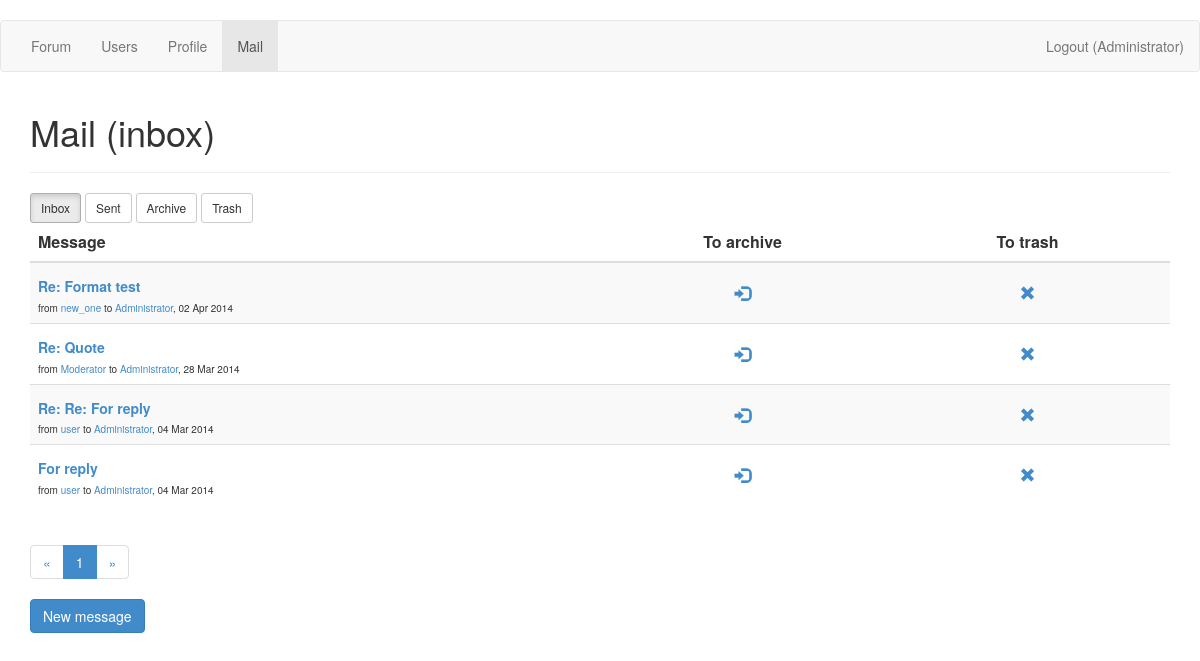
The app's page /mailbox (signed in) with its own data.
### app/models.py (models this page shows, shortened)
class User(db.Model):
    __tablename__ = 'User'
    id = db.Column(db.Integer, primary_key=True)
    login = db.Column(db.Text, unique=True, nullable=False)
    password = db.Column(db.Text, nullable=False)
    role = db.Column(db.Integer, default=2, nullable=False)
    email = db.Column(db.Text, nullable=False)
    city = db.Column(db.Text, default='unknown')
    country = db.Column(db.Text, default='unknown')
    db_avatar = db.Column(db.Boolean, default=False)
    topic_count = db.Column(db.Integer, default=0)
    message_count = db.Column(db.Integer, default=0)
    reg_date = db.Column(db.DateTime, default=datetime.utcnow, nullable=False)
    last_seen = db.Column(db.DateTime, default=datetime.utcnow, onupdate=datetime.utcnow, nullable=False)
    def is_authenticated(self):
        return(True)

class Mailbox(db.Model):
    __tablename__ = 'Mailbox'
    id = db.Column(db.Integer, primary_key=True)
    owner_id = db.Column(db.Integer, db.ForeignKey('User.id'))
    owner = db.relationship('User',
        foreign_keys=[owner_id],
        backref=db.backref('mail_all', lazy='dynamic'))
    directory = db.Column(db.Integer, nullable=False)
    sender_id = db.Column(db.Integer, db.ForeignKey('User.id'))
    sender = db.relationship('User',
        foreign_keys=[sender_id],
        backref=db.backref('mail_sent', lazy='dynamic'))
    recipient_id = db.Column(db.Integer, db.ForeignKey('User.id'))
    recipient = db.relationship('User',
        foreign_keys=[recipient_id],
        backref=db.backref('mail_recieved', lazy='dynamic'))
    subject = db.Column(db.Text)
    text = db.Column(db.Text, nullable=False)
    date = db.Column(db.DateTime, default=datetime.utcnow, nullable=False)
    read = db.Column(db.Boolean, default=False)

### app/views.py (the view)
@app.route('/mailbox')
@login_required
def mailbox(page=1, box='inbox'):
    if request.args.get('box'):
        if request.args.get('box') in ['inbox', 'sent', 'archive', 'trash']:
            box = request.args.get('box')
        else:
            abort(404)
    if request.args.get('page'):
        page = int(request.args.get('page'))
    if box == 'inbox':
        messages = current_user.mail_all.filter(Mailbox.directory=='0').\
            order_by(Mailbox.date.desc()).all()
    elif box == 'sent':
        messages = current_user.mail_all.filter(Mailbox.directory=='1').\
            order_by(Mailbox.date.desc()).all()
    elif box == 'archive':
        messages = current_user.mail_all.filter(Mailbox.directory=='2').\
            order_by(Mailbox.date.desc()).all()
    elif box == 'trash':
        messages = current_user.mail_all.filter(Mailbox.directory=='3').\
            order_by(Mailbox.date.desc()).all()
    pagination = Pagination(page, MAIL_PER_PAGE, len(messages))
    return(render_template('mailbox.html',
        user=current_user,
        box=box,
        messages=messages,
        pagination=pagination))

### app/views.py (called while the page is built)
@lm.user_loader
def load_user(id):
    return(User.query.get(int(id)))

    @property
    def pages(self):
        return(int(ceil(float(self.total_count)/self.per_page)))

    @property
    def pages_list(self):
        if self.pages < 4:
            res = range(1, self.pages+1)
        elif self.page < 3 and self.page+2 < self.pages:
            res = range(1, self.page+3)
        elif self.page < 3 and self.page+2 >= self.pages:
            res = range(1, self.pages+1)
        elif self.page > self.pages-3:
            res = range(self.page-2, self.pages+1)
        else:
            res = range(self.page-2, self.page+3)
        return(res)

    @property
    def first(self):
        if self.page == 1:
            return(0)
        else:
            return((self.page-1)*self.per_page)

    @property
    def last(self):
        if self.page == self.pages:
            return(None)
        else:
            return(self.page*self.per_page)

### app/templates/mailbox.html (shortened to what this page needs)
﻿{% extends "base.html" %}
{% block content %}
<h1>Mail ({{box}}) </h1>
<hr>
<div class="row">
    <div class="col-md-12">
        <a class="btn btn-sm btn-default{% if box == 'inbox' %} active{% endif %}" href="{{url_for('mailbox', box='inbox')}}">Inbox</a>
        <a class="btn btn-sm btn-default{% if box == 'sent' %} active{% endif %}" href="{{url_for('mailbox', box='sent')}}">Sent</a>
        <a class="btn btn-sm btn-default{% if box == 'archive' %} active{% endif %}" href="{{url_for('mailbox', box='archive')}}">Archive</a>
        <a class="btn btn-sm btn-default{% if box == 'trash' %} active{% endif %}" href="{{url_for('mailbox', box='trash')}}">Trash</a>
    </div>
</div>
<table class="table table-striped">
    <thead>
        <tr>
            <th class="col-md-6">Message</th>
            <th class="col-md-3 text-center">{% if box in ['archive', 'trash'] %}Restore{% else %}To archive{% endif %}</th>
            <th class="col-md-3 text-center">{% if box == 'trash' %}Delete{% else %}To trash{% endif %}</th>
        </tr>
    </thead>
    <tbody>
        {% for message in messages[pagination.first:pagination.last] %}
        <tr>
            <td>
                <h5><a href="{{url_for('mail_read', message_id=message.id)}}">{% if not message.read %}<i class="glyphicon glyphicon-envelope"></i> {% endif %}{{message.subject}}</a></h5>
                <div class="tiny-text">from <a href="{{url_for('user_profile', user_id=message.sender_id)}}">{{message.sender.login}}</a> to <a href="{{url_for('user_profile', user_id=message.recipient_id)}}">{{message.recipient.login}}</a>, {{message.date.strftime('%d %b %Y')}}</div>
            </td>
            <td class="text-center valign-middle">
                {% if box in ['archive', 'trash'] %}
                <a href="{% if message.sender == user %}{{url_for('mail_move', message_id=message.id, directory=1)}}{% else %}{{url_for('mail_move', message_id=message.id, directory=0)}}{% endif %}"><i class="glyphicon glyphicon-log-out"></i></a>
                {% else %}
                <a href="{{url_for('mail_move', message_id=message.id, directory=2)}}"><i class="glyphicon glyphicon-log-in"></i></a>
                {% endif %}
            </td>
            <td class="text-center valign-middle">
                <a href="{{url_for('mail_move', message_id=message.id, directory=3)}}"><i class="glyphicon glyphicon-remove"></i></a>
            </td>
        </tr>
        {% endfor %}
    </tbody>
</table>
<ul class="pagination">
    <li><a href="{{url_for('mailbox', page=1, box=box)}}">&laquo;</a></li>
    {% for page_number in pagination.pages_list %}
    <li{% if page_number == pagination.page %} class="active"{% endif %}>
        <a href="{{url_for('mailbox', page=page_number, box=box)}}">{{page_number}}</a>
    </li>
    {% endfor %}
    <li><a href="{{url_for('mailbox', page=pagination.pages, box=box)}}">&raquo;</a></li>
</ul>
<br>
<a class="btn btn-primary" href="{{url_for('mail_write')}}">New message</a>
{% endblock %}

### app/templates/base.html (shortened to what this page needs)
<!DOCTYPE html>
<head>
    <link rel="stylesheet" type="text/css" href="/static/css/bootstrap.min.css">
    <link rel="stylesheet" type="text/css" href="/static/css/custom.css">
</head>
<body>
<div class="navbar navbar-default" role="navigation">
    <div class="container-fluid">
        <ul class="nav navbar-nav">
            <li {% if request.path == '/' or request.path[:6] == '/forum' %}class="active"{% endif %}><a href="{{url_for('forum')}}">Forum</a></li>
            <li {% if request.path[:9] == '/userlist' %}class="active"{% endif %}><a href="{{url_for('userlist')}}">Users</a></li>
            {% if user.is_authenticated() %}
            <li {% if request.path[:8] == '/profile' %}class="active"{% endif %}><a href="{{url_for('my_profile')}}">Profile</a></li>
            <li {% if request.path[:8] == '/mailbox' %}class="active"{% endif %}><a href="{{url_for('mailbox')}}">Mail</a></li>
            {% endif %}
        </ul>
        <ul class="nav navbar-nav navbar-right">
            {% if user.is_authenticated() %}
            <li><a href="{{url_for('logout')}}">Logout ({{user.login}})</a></li>
            {% else %}
            <li><a href="{{url_for('login')}}">Login</a></li>
            <li><a href="{{url_for('register')}}">Register</a></li>
            {% endif %}
        </ul>
    </div>
</div>
<div class="container">
    {% block content %}{% endblock %}
</div>
</body>
</html>

### app/static/css/custom.css (style rules this page uses)
h5 { margin-top: 8px; margin-bottom: 6px; font-weight: bold; }
.valign-middle { vertical-align: middle !important; }

### records on screen
User: login "Administrator"
Mailbox: subject "Re: Format test", sender.login "new_one", recipient.login "Administrator", date "02 Apr 2014"
Mailbox: subject "Re: Quote", sender.login "Moderator", recipient.login "Administrator", date "28 Mar 2014"
Mailbox: subject "Re: Re: For reply", sender.login "user", recipient.login "Administrator", date "04 Mar 2014"
Mailbox: subject "For reply", sender.login "user", recipient.login "Administrator", date "04 Mar 2014"

### other values on screen
{{ box }} "inbox"
{{ page_number }} "1"
